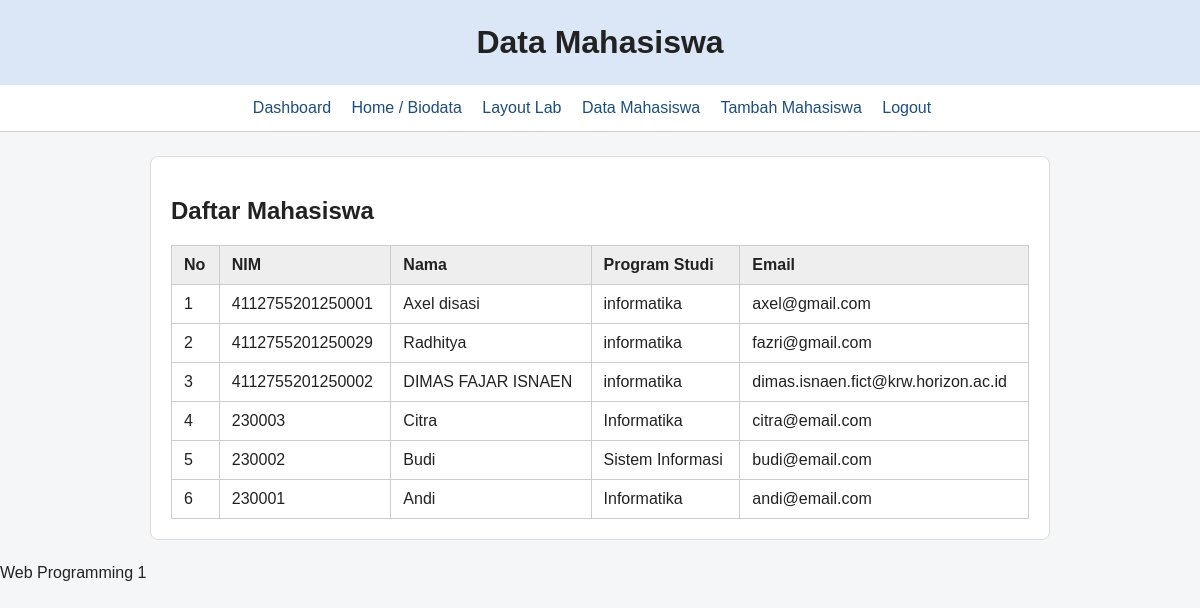
/pages/data_mahasiswa.php (signed in), run on the app's committed database.
### tables this page shows
CREATE TABLE `mahasiswa` (
  `id` int NOT NULL,
  `nim` varchar(20) NOT NULL,
  `nama` varchar(100) NOT NULL,
  `program_studi` varchar(100) NOT NULL,
  `email` varchar(100) NOT NULL
);

### pages/data_mahasiswa.php (the view, shortened to what this page needs)
<?php
require_once '../config/koneksi.php';
$sql = "SELECT id, nim, nama, program_studi, email
 FROM mahasiswa
 ORDER BY id DESC";
$result = $conn->query($sql);
?>
<!DOCTYPE html>
<html lang="id">
<head>
    <link rel="stylesheet" href="../assets/css/style.css">
</head>
<body>
    <header>
        <h1>Data Mahasiswa</h1>
    </header>
    <nav>
        <a href="../pages/dashboard.php">Dashboard</a>
        <a href="../pages/index.php">Home / Biodata</a>
        <a href="../pages/layout.php">Layout Lab</a>
        <a href="../pages/data_mahasiswa.php">Data Mahasiswa</a>
        <a href="../pages/form_mahasiswa.php">Tambah Mahasiswa</a>
        <a href="../proses/logout.php">Logout</a>
    </nav>
    <main>
        <section>
            <h2>Daftar Mahasiswa</h2>
            <table class="data-table">
                <thead>
                    <tr>
                        <th>No</th>
                        <th>NIM</th>
                        <th>Nama</th>
                        <th>Program Studi</th>
                        <th>Email</th>
                    </tr>
                </thead>
                <tbody>
                    <?php $no = 1; ?>
                    <?php while ($row = $result->fetch_assoc()): ?>
                        <tr>
                            <td><?= $no++; ?></td>
                            <td><?= htmlspecialchars($row["nim"]); ?></td>
                            <td><?= htmlspecialchars($row["nama"]); ?></td>
                            <td><?= htmlspecialchars($row["program_studi"]); ?></td>
                            <td><?= htmlspecialchars($row["email"]); ?></td>
                        </tr>
                    <?php endwhile; ?>
                </tbody>
            </table>
        </section>
    </main>
    <footer>
        <p>Web Programming 1</p>
    </footer>
</body>
</html>

### assets/css/style.css (style rules this page uses)
body { margin: 0; font-family: Arial, sans-serif; background-color: #f4f6f8; color: #222222; }
header { background-color: #dbe7f6; padding: 24px; text-align: center; }
header h1 { margin: 0; }
nav { background-color: #ffffff; padding: 14px; border-bottom: 1px solid #cccccc; text-align: center; }
nav a { color: #1f4e79; text-decoration: none; margin-right: 16px; }
main { width: 90%; max-width: 900px; margin: 24px auto; }
section { background-color: #ffffff; padding: 20px; margin-bottom: 18px; border: 1px solid #dddddd; border-radius: 8px; }
table { width: 100%; border-collapse: collapse; margin-top: 12px; }
th, td { border: 1px solid #cccccc; padding: 10px; text-align: center; }
th { background-color: #eef3f8; }
.data-table { width: 100%; border-collapse: collapse; margin-top: 16px; }
.data-table th, .data-table td { border: 1px solid #cccccc; padding: 10px 12px; text-align: left; }
.data-table th { background-color: #eeeeee; }
* { box-sizing: border-box; }

### data on the page
mahasiswa: nim "4112755201250001", nama "Axel disasi", program_studi "informatika", email "axel@gmail.com"
mahasiswa: nim "4112755201250029", nama "Radhitya", program_studi "informatika", email "fazri@gmail.com"
mahasiswa: nim "4112755201250002", nama "DIMAS FAJAR ISNAEN", program_studi "informatika", email "dimas.isnaen.fict@krw.horizon.ac.id"
mahasiswa: nim "230003", nama "Citra", program_studi "Informatika", email "citra@email.com"
mahasiswa: nim "230002", nama "Budi", program_studi "Sistem Informasi", email "budi@email.com"
mahasiswa: nim "230001", nama "Andi", program_studi "Informatika", email "andi@email.com"
